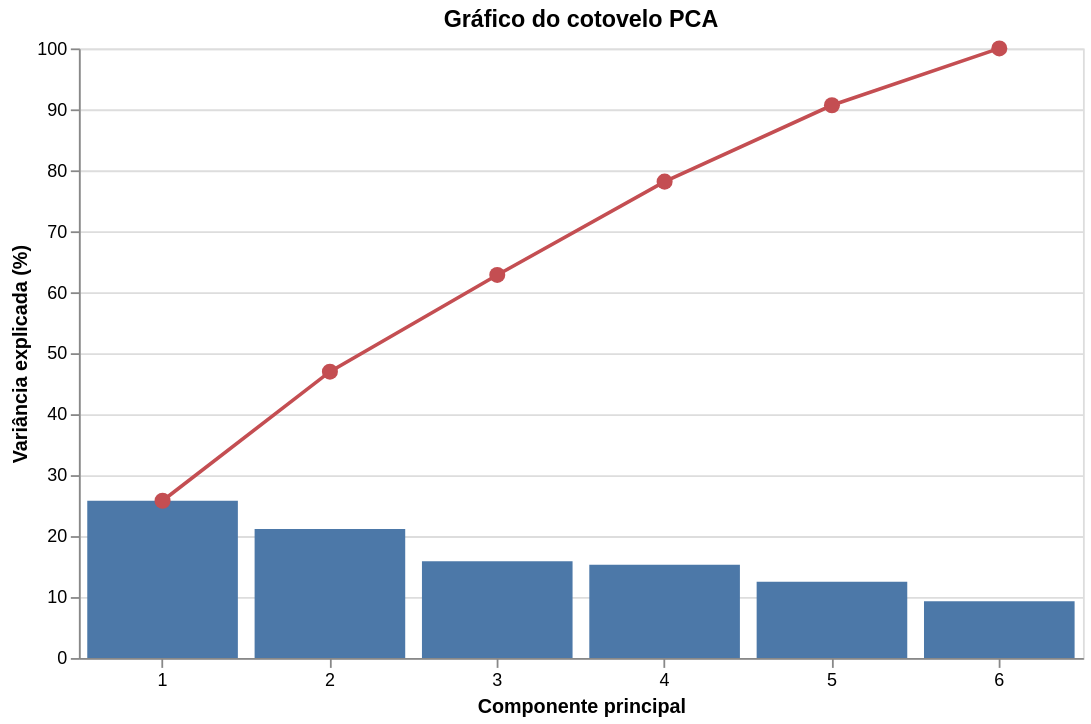

Here is the notebook cell this chart was saved with:
### Code cell
# Gráfico do cotovelo do PCA
display(pca_elbow_chart(var_exp_reg, var_acum_reg))

### Figure 1 — Vega-Lite specification as saved in the notebook (floating-point values rounded to 4 significant figures)
{"config": {"view": {"continuousWidth": 300, "continuousHeight": 300}}, "layer": [{"mark": {"type": "bar"}, "encoding": {"opacity": {"condition": {"param": "param_2", "value": 1.0}, "value": 0.4}, "tooltip": [{"field": "Componente", "title": "Componente", "type": "ordinal"}, {"field": "value", "format": ".2f", "title": "Variância Explicada (%)", "type": "quantitative"}], "x": {"axis": {"labelAngle": 0}, "field": "Componente", "title": "Componente principal", "type": "ordinal"}, "y": {"field": "value", "scale": {"domain": [0, 100]}, "title": "Variância explicada (%)", "type": "quantitative"}}, "name": "view_1", "transform": [{"filter": "(datum.attribute === 'Variância individual (%)')"}]}, {"mark": {"type": "line", "point": {"cursor": "pointer", "size": 80}}, "encoding": {"color": {"value": "#C44E52"}, "opacity": {"condition": {"param": "param_1", "value": 1.0}, "value": 0.4}, "tooltip": [{"field": "Componente", "title": "Componente", "type": "ordinal"}, {"field": "value", "format": ".2f", "title": "Variância Acumulada (%)", "type": "quantitative"}], "x": {"axis": {"labelAngle": 0}, "field": "Componente", "title": "Componente principal", "type": "ordinal"}, "y": {"field": "value", "scale": {"domain": [0, 100]}, "title": "Variância explicada (%)", "type": "quantitative"}}, "name": "view_2", "transform": [{"filter": "(datum.attribute === 'Variância acumulada (%)')"}]}], "data": {"name": "data-63b72a88f82a3f194fdc37cbfed65d4e"}, "height": 340, "params": [{"name": "param_2", "select": {"type": "point", "on": "pointerdown"}, "views": ["view_1"]}, {"name": "param_1", "select": {"type": "point", "on": "pointerdown"}, "views": ["view_2"]}], "title": "Gráfico do cotovelo PCA", "width": 560, "$schema": "https://vega.github.io/schema/vega-lite/v5.20.1.json", "datasets": {"data-63b72a88f82a3f194fdc37cbfed65d4e": [{"Componente": 1, "attribute": "Variância individual (%)", "value": 25.8}, {"Componente": 2, "attribute": "Variância individual (%)", "value": 21.17}, {"Componente": 3, "attribute": "Variância individual (%)", "value": 15.87}, {"Componente": 4, "attribute": "Variância individual (%)", "value": 15.31}, {"Componente": 5, "attribute": "Variância individual (%)", "value": 12.53}, {"Componente": 6, "attribute": "Variância individual (%)", "value": 9.325}, {"Componente": 1, "attribute": "Variância acumulada (%)", "value": 25.8}, {"Componente": 2, "attribute": "Variância acumulada (%)", "value": 46.97}, {"Componente": 3, "attribute": "Variância acumulada (%)", "value": 62.84}, {"Componente": 4, "attribute": "Variância acumulada (%)", "value": 78.15}, {"Componente": 5, "attribute": "Variância acumulada (%)", "value": 90.67}, {"Componente": 6, "attribute": "Variância acumulada (%)", "value": 100.0}]}}
